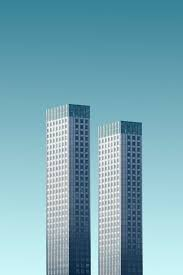
#> input picture Practice/image3.jpg, 183 x 275 px
$ python p9.py
#> lines starting #> are read from the running program, lines starting #| are printed output that depends on the picture; pictures that were not available may be replaced by others from this repository, and a replacement may not be noted
import cv2
import matplotlib.pyplot as plt
img1=cv2.imread("image3.jpg")
#> img1 is the input picture: shape (275, 183, 3); mean B, G, R 181.5, 168, 121.4
img2=cv2.imread("images.jpg")
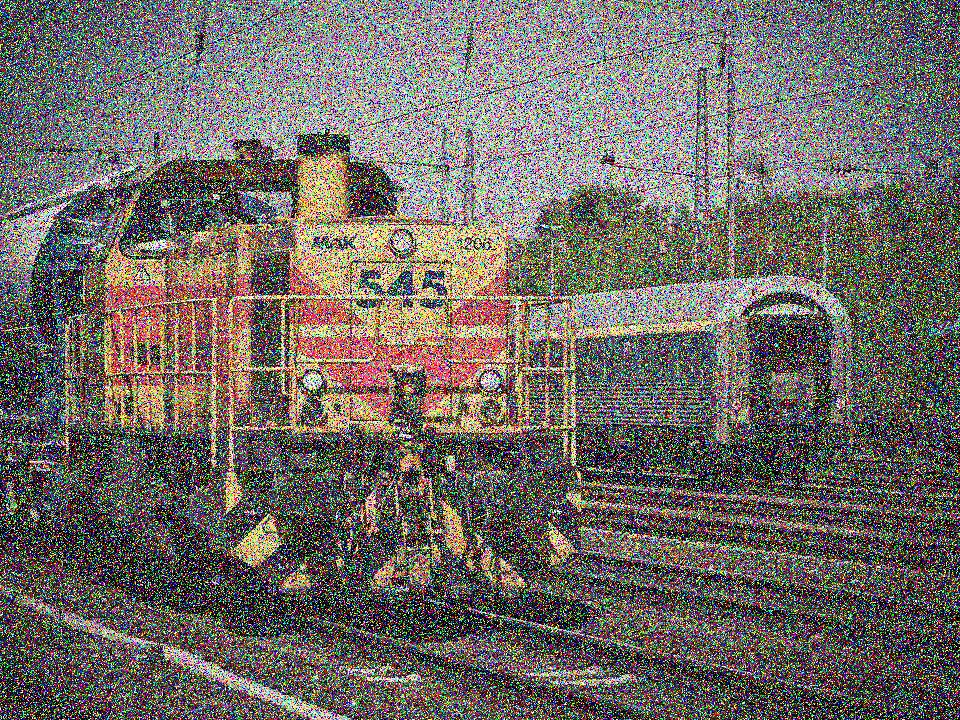
#> input picture Practice/image2.jpg, 960 x 720 px, given in place of images.jpg, which was not available
#> img2 is the input picture: shape (720, 960, 3); mean B, G, R 102, 106.2, 111.9
orb=cv2.ORB_create()
kp1,des1=orb.detectAndCompute(img1,None)
#> kp1 = 295 keypoints; strongest (x, y, size): (122, 121, 31), (117, 148, 31), (66, 118, 31), (140, 123, 31)
kp2,des2=orb.detectAndCompute(img2,None)
#> kp2 = 500 keypoints; strongest (x, y, size): (35, 432, 31), (37, 375, 31), (514, 307, 31), (512, 542, 31)
Brute_Force=cv2.BFMatcher(cv2.NORM_HAMMING,crossCheck=True)
matches=Brute_Force.match(des1,des2)
#> matches = 66 matches
matches=sorted(matches,key=lambda x:x.distance)
result=cv2.drawMatches(img1,kp1,img2,kp2,matches[:30],None,flags=0)
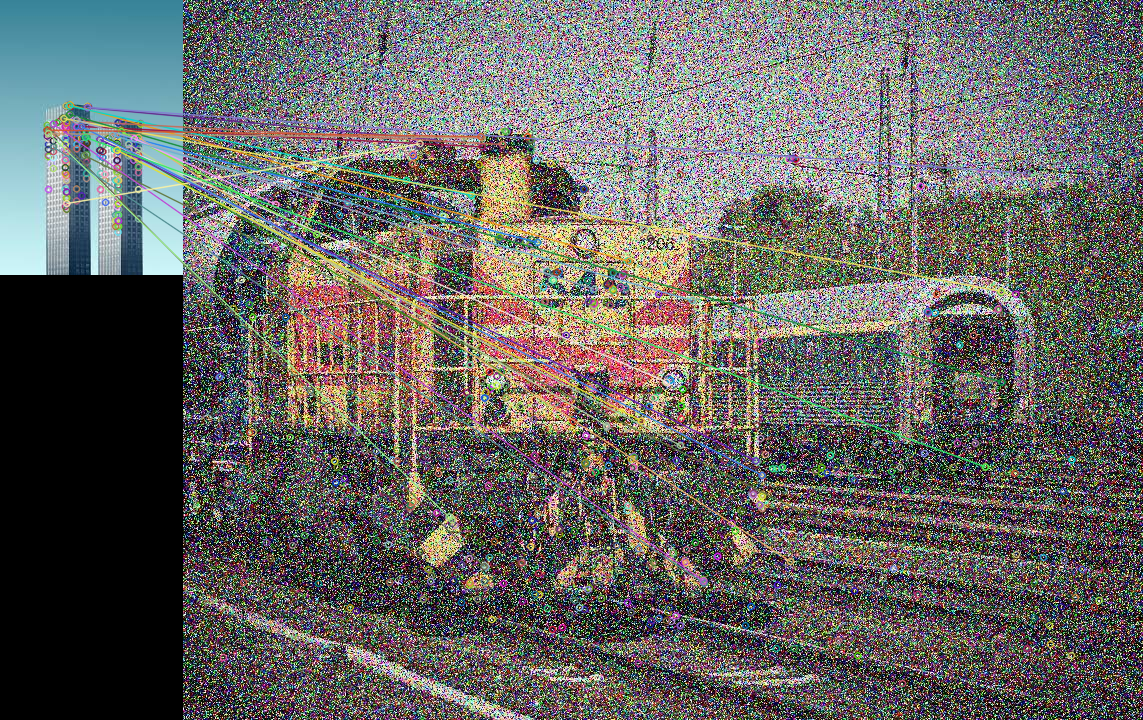
#> result: shape (720, 1143, 3); mean B, G, R 97.4, 100.6, 101.9
plt.imshow(cv2.cvtColor(result,cv2.COLOR_BGR2GRAY))
plt.show()
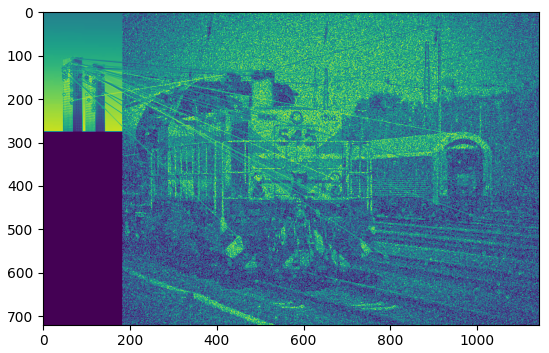
#> figure drawn by matplotlib, 1 panel
